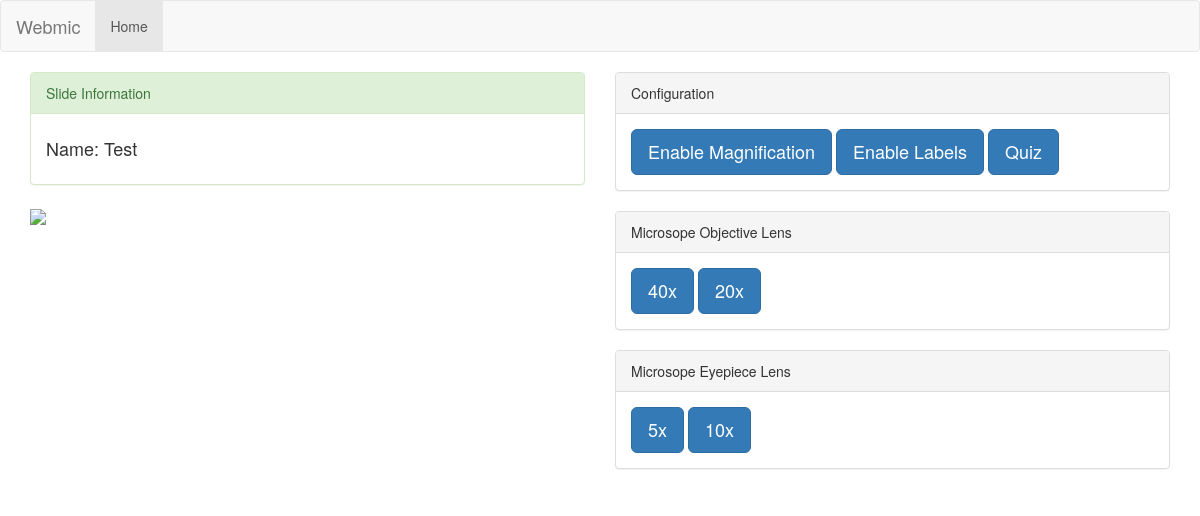
The app's page /slide/1/, older data.
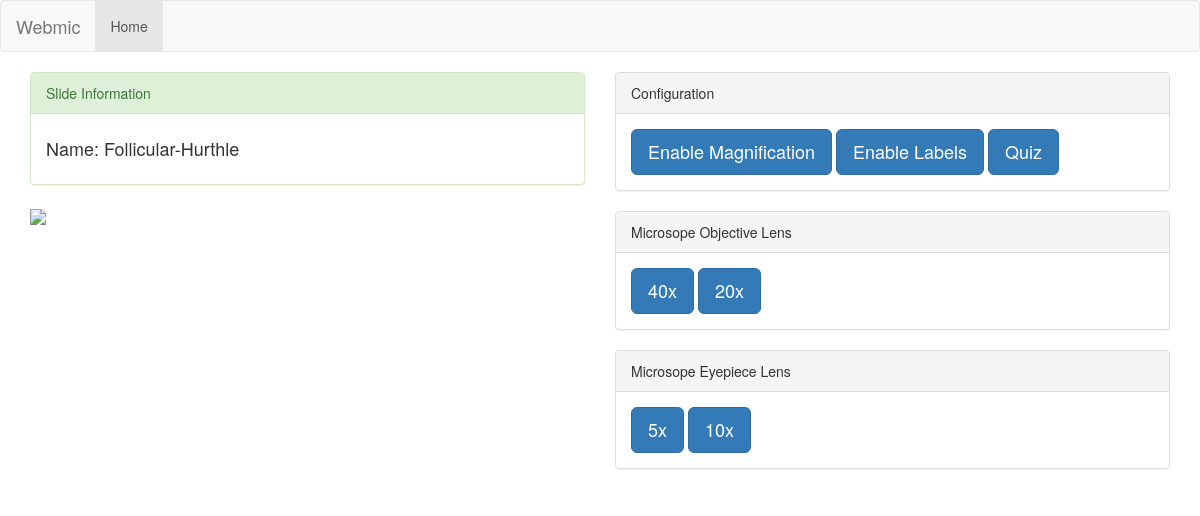
The same page, newer data.
### microscope/models.py (models this page shows, shortened)
class Slide(models.Model):
    author = models.ForeignKey('auth.User')
    title = models.CharField(max_length=200)
    text = models.TextField()
    created_date = models.DateTimeField(
            default=timezone.now)
    published_date = models.DateTimeField(
            blank=True, null=True)
    slide_image = models.TextField()
    labels_image = models.TextField()

### microscope/views.py (the view, shortened to what this page needs)
# urls.py: url(r'^slide/(?P<pk>[0-9]+)/$', 'microsope.views.slide', name="slide"),
def slide(request, pk):
    return_dict = {}
    slide = Slide.objects.get(pk=pk)
    markers = Marker.objects.filter(slide=slide.pk)
    labels = request.GET.get('labels')
    magnification  = request.GET.get('magnification')
    quiz = request.GET.get('quiz')
    return_dict['slide'] = slide
    if labels:
        return_dict['markers'] = markers
    if magnification:
        return_dict['mag'] = True
    return render(request, 'microscope/detail.html', return_dict)

### microscope/templates/microscope/detail.html (shortened to what this page needs)
{% extends "microscope/base.html" %}
{% load staticfiles %}
{% load shuffle %}
{% block content %}
    <div class="row">
        <div class="col-md-6">
            <div class="panel panel-success">
                <div class="panel-heading">Slide Information</div>
                <div class="panel-body">
                    <h4>Name: <span>{{ slide.title }}</span></h4>
                </div>
            </div>
            <div id='outer'>
                <div class='box' id='first'>
                    <div class="magnifier-thumb-wrapper demo">
                        <img id="thumb" src="http://www.pottslab.org/images/Testes_Histologyb.jpg"
                             data-mode="inside" data-zoomable="true">
                    </div>
                </div>
            </div>
        </div>
        <div class="col-md-6">
            {% if correct %}
                <div class="panel panel-default">
                    <div class="panel-heading">Configuration</div>
                    <div class="panel-body">
                        <a href="/slide/{{ slide.pk }}" type="button" class="btn btn-danger btn-lg">Close Results</a>
                        <a type="button" href="" class="btn btn-primary btn-lg disabled">Enable Magnification</a>
                        <a type="button" href="" class="btn btn-primary btn-lg disabled">Enable Labels</a>
                    </div>
                </div>
                <div class="text-center">
                <h1>Results:</h1>
                <svg id="fillgauge1" width="97%" height="250"></svg>
                </div>
            {% elif not markers and not quiz_markers %}
                <div class="panel panel-default">
                    <div class="panel-heading">Configuration</div>
                    <div class="panel-body">
                        <a type="button" href="?magnification=on" class="btn btn-primary btn-lg">Enable
                            Magnification</a>
                        <a type="button" href="/slide/{{ slide.pk }}/?labels=on" class="btn btn-primary btn-lg">Enable
                            Labels</a>
                        <a type="button" href="?quiz=yes" class="btn btn-primary btn-lg">Quiz</a>
                    </div>
                </div>
                <div class="panel panel-default">
                    <div class="panel-heading">Microsope Objective Lens</div>
                    <div class="panel-body">
                        <a type="button" href="?magnification&?40x" class="btn btn-primary btn-lg">40x</a>
                        <a type="button" href="?magnification=on" class="btn btn-primary btn-lg">20x</a>
                    </div>
                </div>
                <div class="panel panel-default">
                    <div class="panel-heading">Microsope Eyepiece Lens</div>
                    <div class="panel-body">
                        <a type="button" href="?magnification=on" class="btn btn-primary btn-lg">5x</a>
                        <a type="button" href="?magnification=on" class="btn btn-primary btn-lg">10x</a>
                    </div>
                </div>
            {% endif %}
    </div>
    </div>
{% endblock content %}

### microscope/templates/microscope/base.html (shortened to what this page needs)
{% load staticfiles %}
<!DOCTYPE html>
<html>
<head>
  <link rel="stylesheet" href="{% static "css/bootstrap.min.css" %}">
    <link rel="stylesheet" href="{% static "css/magnifier.css" %}">
    <link rel="stylesheet" href="{% static "css/main.css" %}">
</head>
  <body>
  <nav class="navbar navbar-default">
  <div class="container-fluid">
    <div class="navbar-header">
      <a class="navbar-brand" href="#">Webmic</a>
    </div>
    <div>
      <ul class="nav navbar-nav">
        <li class="active"><a href="#">Home</a></li>
      </ul>
    </div>
  </div>
</nav>
      <div class="content container">
              {% block content %}
              {% endblock %}
      </div>
  </body>
</html>

### microscope/static/css/magnifier.css (style rules this page uses)
.magnifier-thumb-wrapper { position: relative; display: block; top: 0; left: 0 }

### microscope/static/css/main.css (style rules this page uses)
#outer { position: relative; }

Row changes from the older to the newer data that the page shows:
changed Slide: title "Test" → "Follicular-Hurthle"
